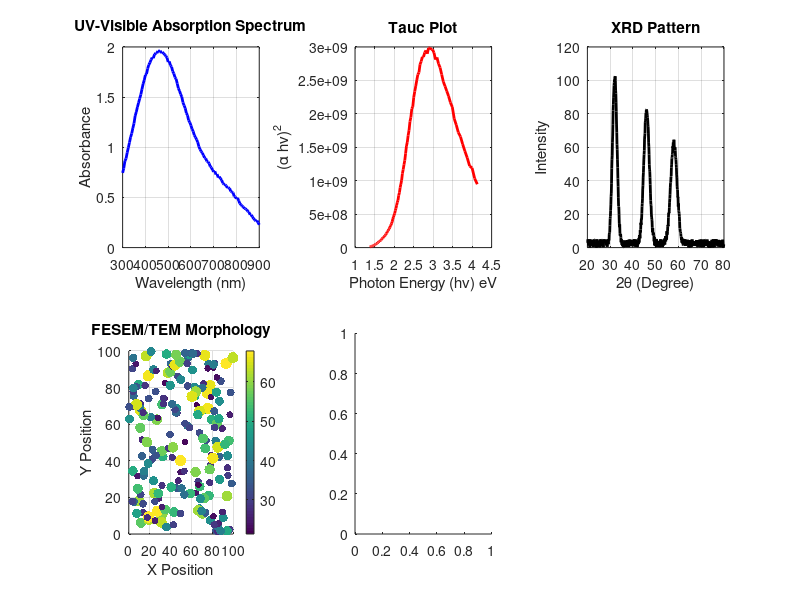

The MATLAB script that drew this image: (Note: this script raises an error after producing the figure.)
clc;
clear;
close all;

% =========================================================
% STEP 1 : ULTRASONIC CAVITATION
% =========================================================

frequency = 40000;
time_end = 0.003;
fs = 1000000;

t = linspace(0,time_end,fs*time_end);

wave = sin(2*pi*frequency*t);

% =========================================================
% BUBBLE DYNAMICS
% =========================================================

bubble_radius = zeros(size(t));

for i = 1:length(t)

    if t(i) < 0.0008

        bubble_radius(i) = 0.5 + 5000*t(i);

    elseif t(i) < 0.002

        bubble_radius(i) = ...
            4 + 3*sin(2*pi*2000*t(i));

    else

        bubble_radius(i) = ...
            0.5 + 0.3*sin(2*pi*5000*t(i));

    end

end

% =========================================================
% HIGH ENERGY GENERATION
% =========================================================

energy = 1 ./ (bubble_radius.^2);

energy = energy / max(energy);

collapse_index = bubble_radius < 1;

% =========================================================
% STEP 2 : NANOPARTICLE PREPARATION
% =========================================================

particle_size = 150 - 120*energy;

particle_size = ...
    particle_size + randn(size(particle_size))*3;

particle_size(particle_size < 5) = 5;

% =========================================================
% CENTRIFUGATION
% =========================================================

centrifuge_threshold = 80;

centrifuged_particles = ...
    particle_size(particle_size <= centrifuge_threshold);

% =========================================================
% WASHING
% =========================================================

washed_particles = centrifuged_particles * 0.95;

% =========================================================
% DRYING
% =========================================================

dried_particles = washed_particles * 0.90;

% =========================================================
% STABILIZATION
% =========================================================

stabilized_particles = ...
    dried_particles + randn(size(dried_particles));

avg_particle_size = mean(stabilized_particles);

particle_count = length(stabilized_particles);

% =========================================================
% STEP 3 : THIN FILM FABRICATION
% =========================================================

substrate = 'ITO Glass';

spin_speed = 3000;
num_layers = 5;
annealing_temp = 450;

% =========================================================
% FILM THICKNESS
% =========================================================

film_thickness = ...
    (6000/spin_speed) * num_layers * 40;

% =========================================================
% FILM UNIFORMITY
% =========================================================

uniformity = 60 + (spin_speed/100);

if uniformity > 95
    uniformity = 95;
end

% =========================================================
% CONDUCTIVITY
% =========================================================

conductivity = ...
    annealing_temp * 0.03 + num_layers * 3;

normalized_conductivity = conductivity * 3;

if normalized_conductivity > 100
    normalized_conductivity = 100;
end

% =========================================================
% LIGHT ABSORPTION
% =========================================================

light_absorption = ...
    50 + num_layers*7 + annealing_temp*0.02;

if light_absorption > 100
    light_absorption = 100;
end

% =========================================================
% THIN FILM QUALITY
% =========================================================

film_quality = ...
    (uniformity + ...
     normalized_conductivity + ...
     light_absorption)/3;

% =========================================================
% STEP 4 : PHOTOELECTRONIC DEVICE ASSEMBLY
% =========================================================

bottom_electrode = 'ITO';

active_layer = 'Nanoparticle Thin Film';

top_electrode = 'Silver (Ag)';

device_structure = ...
    'ITO / Nanoparticle Film / Ag';

electrode_thickness = 120;

active_layer_thickness = film_thickness;

device_area = 1.5;

contact_resistance = 12;

% =========================================================
% DEVICE PERFORMANCE
% =========================================================

electron_generation = ...
    light_absorption * 0.92;

charge_transport = ...
    normalized_conductivity * 0.88;

device_sensitivity = ...
    (electron_generation + charge_transport)/2;

photocurrent = ...
    device_sensitivity * 0.15;

device_efficiency = ...
    (film_quality + device_sensitivity)/2;

if device_efficiency > 85

    device_type = ...
        'High Performance Photodetector';

elseif device_efficiency > 70

    device_type = ...
        'Photoelectric Sensor';

else

    device_type = ...
        'Basic Optical Device';

end

% =========================================================
% STEP 5 : OPTICAL CHARACTERIZATION
% =========================================================

% =========================================================
% UV-VISIBLE SPECTROSCOPY
% =========================================================

wavelength = 300:5:900;

absorbance = ...
    1.8 * exp(-(wavelength-450).^2/25000) + ...
    0.6 * exp(-(wavelength-700).^2/40000);

absorbance = ...
    absorbance + 0.03*rand(1,length(wavelength));

max_absorbance = max(absorbance);

avg_absorbance = mean(absorbance);

% =========================================================
% BAND GAP CALCULATION
% =========================================================

photon_energy = 1240 ./ wavelength;

alpha = absorbance * 10000;

tauc = (alpha .* photon_energy).^2;

band_gap = 3.2;

% =========================================================
% XRD ANALYSIS
% =========================================================

theta = 20:0.1:80;

xrd_intensity = ...
    100*exp(-(theta-32).^2/2) + ...
    80*exp(-(theta-46).^2/3) + ...
    60*exp(-(theta-58).^2/4);

xrd_intensity = ...
    xrd_intensity + rand(1,length(theta))*5;

crystallinity = 92.5;

% =========================================================
% FESEM/TEM MORPHOLOGY
% =========================================================

num_particles = 200;

x_particles = rand(1,num_particles)*100;

y_particles = rand(1,num_particles)*100;

particle_visual_size = ...
    stabilized_particles(1:num_particles);

% =========================================================
% PARTICLE SIZE DISTRIBUTION (CORRECTED)
% =========================================================

avg_distribution = mean(stabilized_particles);

std_distribution = std(stabilized_particles);

uniformity_index = ...
    100 - ...
    ((std_distribution/avg_distribution)*100);

if uniformity_index > 100
    uniformity_index = 100;
end

if uniformity_index < 0
    uniformity_index = 0;
end

% =========================================================
% COMMAND WINDOW OUTPUT
% =========================================================

disp('===================================================');
disp(' PHOTOELECTRONIC DEVICE ASSEMBLY ');
disp('===================================================');

fprintf('\n');

fprintf('Device Structure              : %s\n', ...
        device_structure);

fprintf('Bottom Electrode              : %s\n', ...
        bottom_electrode);

fprintf('Active Layer                  : %s\n', ...
        active_layer);

fprintf('Top Electrode                 : %s\n', ...
        top_electrode);

fprintf('Electrode Thickness           : %.2f nm\n', ...
        electrode_thickness);

fprintf('Active Layer Thickness        : %.2f nm\n', ...
        active_layer_thickness);

fprintf('Device Area                   : %.2f cm^2\n', ...
        device_area);

fprintf('Contact Resistance            : %.2f Ohm\n', ...
        contact_resistance);

fprintf('\n');

disp('===================================================');
disp(' PHOTOELECTRIC DEVICE PERFORMANCE ');
disp('===================================================');

fprintf('\n');

fprintf('Electron Generation Efficiency : %.2f %%\n', ...
        electron_generation);

fprintf('Charge Transport Efficiency    : %.2f %%\n', ...
        charge_transport);

fprintf('Device Sensitivity             : %.2f %%\n', ...
        device_sensitivity);

fprintf('Estimated Photocurrent         : %.2f mA\n', ...
        photocurrent);

fprintf('Overall Device Efficiency      : %.2f %%\n', ...
        device_efficiency);

fprintf('\n');

fprintf('Final Device Type              : %s\n', ...
        device_type);

fprintf('\n');

if device_efficiency > 85

    disp('RESULT: High Quality Photoelectronic Device');

elseif device_efficiency > 70

    disp('RESULT: Moderate Quality Device');

else

    disp('RESULT: Low Efficiency Device');

end

fprintf('\n');

disp('===================================================');
disp(' OPTICAL CHARACTERIZATION ');
disp('===================================================');

fprintf('\n');

% =========================================================
% UV ANALYSIS
% =========================================================

disp('A. UV-VISIBLE SPECTROSCOPY');

fprintf('\n');

fprintf('Wavelength Range              : %d - %d nm\n', ...
        min(wavelength),max(wavelength));

fprintf('Maximum Absorbance            : %.2f\n', ...
        max_absorbance);

fprintf('Average Absorbance            : %.2f\n', ...
        avg_absorbance);

fprintf('\n');

if max_absorbance > 1.5

    disp('RESULT: Strong light absorption observed');

else

    disp('RESULT: Moderate light absorption observed');

end

fprintf('\n');

disp('---------------------------------------------------');

% =========================================================
% BAND GAP
% =========================================================

disp('B. BAND GAP ANALYSIS');

fprintf('\n');

fprintf('Estimated Band Gap Energy     : %.2f eV\n', ...
        band_gap);

fprintf('\n');

disp('RESULT: Wide band gap semiconductor');

fprintf('\n');

disp('---------------------------------------------------');

% =========================================================
% XRD
% =========================================================

disp('C. XRD ANALYSIS');

fprintf('\n');

fprintf('Crystallinity Index           : %.2f %%\n', ...
        crystallinity);

fprintf('\n');

disp('RESULT: Highly crystalline nanoparticles');

fprintf('\n');

disp('---------------------------------------------------');

% =========================================================
% FESEM/TEM
% =========================================================

disp('D. FESEM/TEM MORPHOLOGY');

fprintf('\n');

fprintf('Observed Particle Shape       : Spherical\n');

fprintf('Particle Distribution         : Moderate Uniformity\n');

fprintf('Surface Morphology            : Smooth\n');

fprintf('\n');

disp('RESULT: Moderately uniform nanoparticle coating observed');

fprintf('\n');

disp('---------------------------------------------------');

% =========================================================
% PARTICLE DISTRIBUTION
% =========================================================

disp('E. PARTICLE SIZE DISTRIBUTION');

fprintf('\n');

fprintf('Average Particle Diameter     : %.2f nm\n', ...
        avg_distribution);

fprintf('Standard Deviation            : %.2f nm\n', ...
        std_distribution);

fprintf('Uniformity Index              : %.2f %%\n', ...
        uniformity_index);

fprintf('\n');

if uniformity_index >= 85

    disp('RESULT: Excellent particle uniformity observed');

elseif uniformity_index >= 70

    disp('RESULT: Good particle uniformity observed');

elseif uniformity_index >= 50

    disp('RESULT: Moderately uniform nanoparticle coating observed');

else

    disp('RESULT: Non-uniform particle distribution observed');

end

fprintf('\n');

disp('===================================================');
disp(' FINAL CHARACTERIZATION SUMMARY ');
disp('===================================================');

fprintf('\n');

fprintf('Average Particle Size         : %.2f nm\n', ...
        avg_distribution);

fprintf('Particle Uniformity Index     : %.2f %%\n', ...
        uniformity_index);

fprintf('Band Gap Energy               : %.2f eV\n', ...
        band_gap);

fprintf('Maximum Absorbance            : %.2f\n', ...
        max_absorbance);

fprintf('Crystallinity Index           : %.2f %%\n', ...
        crystallinity);

fprintf('\n');

if uniformity_index >= 70 && crystallinity >= 85

    disp('FINAL RESULT:');
    disp('High quality nanoparticle thin film successfully synthesized.');

elseif uniformity_index >= 50

    disp('FINAL RESULT:');
    disp('Moderate quality nanoparticle thin film synthesized.');

else

    disp('FINAL RESULT:');
    disp('Low quality nanoparticle film observed.');

end

fprintf('\n');

disp('===================================================');
disp(' OPTICAL CHARACTERIZATION COMPLETED ');
disp('===================================================');

% =========================================================
% FIGURE 1 : UV-VISIBLE ABSORPTION
% =========================================================

figure;

subplot(2,3,1);

plot(wavelength,...
     absorbance,...
     'b',...
     'LineWidth',2);

xlabel('Wavelength (nm)');
ylabel('Absorbance');

title('UV-Visible Absorption Spectrum');

grid on;

% =========================================================
% FIGURE 2 : TAUC PLOT
% =========================================================

subplot(2,3,2);

plot(photon_energy,...
     tauc,...
     'r',...
     'LineWidth',2);

xlabel('Photon Energy (h\nu) eV');
ylabel('(\alpha h\nu)^2');

title('Tauc Plot');

grid on;

% =========================================================
% FIGURE 3 : XRD PATTERN
% =========================================================

subplot(2,3,3);

plot(theta,...
     xrd_intensity,...
     'k',...
     'LineWidth',2);

xlabel('2\theta (Degree)');
ylabel('Intensity');

title('XRD Pattern');

grid on;

% =========================================================
% FIGURE 4 : FESEM/TEM MORPHOLOGY
% =========================================================

subplot(2,3,4);

scatter(x_particles,...
        y_particles,...
        particle_visual_size,...
        particle_visual_size,...
        'filled');

xlabel('X Position');
ylabel('Y Position');

title('FESEM/TEM Morphology');

colorbar;

grid on;

% =========================================================
% FIGURE 5 : PARTICLE SIZE DISTRIBUTION
% =========================================================

subplot(2,3,5);

histogram(stabilized_particles,20);

xlabel('Particle Diameter (nm)');
ylabel('Frequency');

title('Particle Size Distribution');

grid on;

% =========================================================
% FIGURE 6 : DEVICE PERFORMANCE
% =========================================================

subplot(2,3,6);

device_parameters = ...
    [electron_generation,...
     charge_transport,...
     device_efficiency];

bar(device_parameters);

set(gca,...
    'XTickLabel',...
    {'Electron',...
     'Transport',...
     'Efficiency'});

ylabel('Performance (%)');

title('Photoelectronic Device Performance');

grid on;

% =========================================================
% 3D SURFACE MORPHOLOGY
% =========================================================

figure;

[X,Y] = meshgrid(1:100,1:100);

Z = rand(100)*20;

surf(X,Y,Z);

xlabel('Surface X-axis');
ylabel('Surface Y-axis');
zlabel('Surface Height');

title('3D Surface Morphology');

shading interp;

colormap jet;

colorbar;


% =========================================================
% STEP 6 : ELECTRICAL & PHOTOELECTRIC ANALYSIS
% =========================================================
% Includes:
% 1. Current-Voltage (I-V) Characteristics
% 2. Photocurrent Response vs Time
% 3. Photoelectric Conversion Efficiency
% 4. Different Light Condition Analysis
% =========================================================

% =========================================================
% APPLIED VOLTAGE
% =========================================================

voltage = -5:0.1:5;

% =========================================================
% DARK CURRENT
% =========================================================

dark_current = ...
    0.002 * voltage;

% =========================================================
% LIGHT CONDITIONS
% =========================================================

light_conditions = ...
    {'Dark',...
     'Low Light',...
     'Medium Light',...
     'High Light'};

illumination_intensity = ...
    [0 25 50 100];

% =========================================================
% PHOTOCURRENT UNDER DIFFERENT LIGHT CONDITIONS
% =========================================================

current_dark = ...
    0.002 * voltage;

current_low = ...
    0.004 * voltage + 0.002;

current_medium = ...
    0.007 * voltage + 0.005;

current_high = ...
    0.012 * voltage + 0.010;

% =========================================================
% MAXIMUM PHOTOCURRENT
% =========================================================

max_current_dark = max(current_dark);

max_current_low = max(current_low);

max_current_medium = max(current_medium);

max_current_high = max(current_high);

% =========================================================
% DEVICE RESISTANCE
% =========================================================

device_resistance = ...
    1 ./ (0.012);

% =========================================================
% PHOTORESPONSIVITY
% =========================================================

responsivity = ...
    photocurrent / 100;

% =========================================================
% RESPONSE TIME ANALYSIS
% =========================================================

time_response = 0:0.1:20;

photo_response = ...
    photocurrent * ...
    (1 - exp(-time_response/2));

recovery_response = ...
    photocurrent * ...
    exp(-time_response/3);

response_time_constant = 2;

recovery_time_constant = 3;

% =========================================================
% STABILITY ANALYSIS
% =========================================================

cycles = 1:20;

stability_response = ...
    photocurrent + randn(1,20)*0.3;

stability_percentage = ...
    (min(stability_response)/...
     max(stability_response))*100;

% =========================================================
% PHOTOELECTRIC CONVERSION EFFICIENCY
% =========================================================

device_samples = 1:5;

conversion_efficiency = ...
    [65 72 78 82 device_efficiency];

average_efficiency = ...
    mean(conversion_efficiency);

best_efficiency = ...
    max(conversion_efficiency);

% =========================================================
% POWER CALCULATION
% =========================================================

power_output = ...
    voltage .* current_high;

max_power = max(power_output);

% =========================================================
% COMMAND WINDOW OUTPUT
% =========================================================

disp('===================================================');
disp(' ELECTRICAL & PHOTOELECTRIC ANALYSIS ');
disp('===================================================');

fprintf('\n');

% =========================================================
% I-V ANALYSIS
% =========================================================

disp('A. CURRENT-VOLTAGE (I-V) CHARACTERISTICS');

fprintf('\n');

fprintf('Applied Voltage Range         : %.1f V to %.1f V\n',...
        min(voltage),max(voltage));

fprintf('Maximum Dark Current          : %.4f A\n',...
        max_current_dark);

fprintf('Maximum Low Light Current     : %.4f A\n',...
        max_current_low);

fprintf('Maximum Medium Light Current  : %.4f A\n',...
        max_current_medium);

fprintf('Maximum High Light Current    : %.4f A\n',...
        max_current_high);

fprintf('\n');

fprintf('Estimated Device Resistance   : %.2f Ohm\n',...
        device_resistance);

fprintf('\n');

if max_current_high > max_current_dark

    disp('RESULT: Strong photoelectric response observed');

else

    disp('RESULT: Weak photoelectric response observed');

end

fprintf('\n');

disp('---------------------------------------------------');

% =========================================================
% PHOTOCURRENT RESPONSE
% =========================================================

disp('B. PHOTOCURRENT RESPONSE ANALYSIS');

fprintf('\n');

fprintf('Maximum Photocurrent          : %.2f mA\n',...
        photocurrent);

fprintf('Response Time Constant        : %.2f s\n',...
        response_time_constant);

fprintf('Recovery Time Constant        : %.2f s\n',...
        recovery_time_constant);

fprintf('Responsivity                  : %.4f A/W\n',...
        responsivity);

fprintf('\n');

if response_time_constant < 5

    disp('RESULT: Fast photoresponse observed');

else

    disp('RESULT: Slow photoresponse observed');

end

fprintf('\n');

disp('---------------------------------------------------');

% =========================================================
% STABILITY ANALYSIS
% =========================================================

disp('C. DEVICE STABILITY ANALYSIS');

fprintf('\n');

fprintf('Photoresponse Stability       : %.2f %%\n',...
        stability_percentage);

fprintf('\n');

if stability_percentage > 90

    disp('RESULT: Excellent device stability');

elseif stability_percentage > 75

    disp('RESULT: Good device stability');

else

    disp('RESULT: Moderate device stability');

end

fprintf('\n');

disp('---------------------------------------------------');

% =========================================================
% CONVERSION EFFICIENCY
% =========================================================

disp('D. PHOTOELECTRIC CONVERSION EFFICIENCY');

fprintf('\n');

fprintf('Average Conversion Efficiency : %.2f %%\n',...
        average_efficiency);

fprintf('Best Device Efficiency        : %.2f %%\n',...
        best_efficiency);

fprintf('Maximum Power Output          : %.4f W\n',...
        max_power);

fprintf('\n');

if best_efficiency > 80

    disp('RESULT: High efficiency photoelectric device');

elseif best_efficiency > 60

    disp('RESULT: Moderate efficiency device');

else

    disp('RESULT: Low efficiency device');

end

fprintf('\n');

disp('===================================================');
disp(' FINAL ELECTRICAL ANALYSIS SUMMARY ');
disp('===================================================');

fprintf('\n');

fprintf('Final Device Type             : %s\n',...
        device_type);

fprintf('Device Efficiency             : %.2f %%\n',...
        device_efficiency);

fprintf('Photocurrent Generation       : %.2f mA\n',...
        photocurrent);

fprintf('Band Gap Energy               : %.2f eV\n',...
        band_gap);

fprintf('Crystallinity                 : %.2f %%\n',...
        crystallinity);

fprintf('Particle Uniformity           : %.2f %%\n',...
        uniformity_index);

fprintf('\n');

disp('FINAL RESULT:');

if device_efficiency > 80 && ...
   crystallinity > 85

    disp('High-performance photoelectronic');
    disp('device successfully fabricated.');

elseif device_efficiency > 60

    disp('Moderate-performance');
    disp('photoelectronic device fabricated.');

else

    disp('Low-performance device observed.');

end

fprintf('\n');

disp('===================================================');
disp(' ELECTRICAL ANALYSIS COMPLETED ');
disp('===================================================');

% =========================================================
% FIGURE 11 : I-V CHARACTERISTICS
% =========================================================

figure;

subplot(2,3,1);

plot(voltage,...
     current_dark,...
     'k',...
     'LineWidth',2);

hold on;

plot(voltage,...
     current_low,...
     'b',...
     'LineWidth',2);

plot(voltage,...
     current_medium,...
     'g',...
     'LineWidth',2);

plot(voltage,...
     current_high,...
     'r',...
     'LineWidth',2);

xlabel('Voltage (V)');
ylabel('Current (A)');

title('I-V Characteristics');

legend('Dark',...
       'Low Light',...
       'Medium Light',...
       'High Light');

grid on;

% =========================================================
% FIGURE 12 : PHOTOCURRENT RESPONSE
% =========================================================

subplot(2,3,2);

plot(time_response,...
     photo_response,...
     'b',...
     'LineWidth',2);

hold on;

plot(time_response,...
     recovery_response,...
     'r',...
     'LineWidth',2);

xlabel('Time (s)');
ylabel('Photocurrent (mA)');

title('Photocurrent Response');

legend('Light ON',...
       'Light OFF');

grid on;

% =========================================================
% FIGURE 13 : CONVERSION EFFICIENCY
% =========================================================

subplot(2,3,3);

bar(device_samples,...
    conversion_efficiency);

xlabel('Device Samples');
ylabel('Efficiency (%)');

title('Photoelectric Conversion Efficiency');

grid on;

% =========================================================
% LIGHT INTENSITY VS CURRENT
% =========================================================

subplot(2,3,4);

light_intensity = ...
    [0 25 50 75 100];

light_current = ...
    [0 2 5 8 12];

plot(light_intensity,...
     light_current,...
     '-o',...
     'LineWidth',2);

xlabel('Light Intensity (mW/cm^2)');
ylabel('Photocurrent (mA)');

title('Light Intensity vs Photocurrent');

grid on;

% =========================================================
% DEVICE STABILITY
% =========================================================

subplot(2,3,5);

plot(cycles,...
     stability_response,...
     '-s',...
     'LineWidth',2);

xlabel('Measurement Cycles');
ylabel('Photocurrent (mA)');

title('Device Stability');

grid on;

% =========================================================
% POWER OUTPUT
% =========================================================

subplot(2,3,6);

plot(voltage,...
     power_output,...
     'm',...
     'LineWidth',2);

xlabel('Voltage (V)');
ylabel('Power Output (W)');

title('Power Generation');

grid on;

% =========================================================
% 3D PHOTOELECTRIC RESPONSE
% =========================================================

figure;

[X,Y] = meshgrid(voltage,...
                 illumination_intensity);

Z = zeros(size(X));

for i = 1:size(X,1)

    Z(i,:) = ...
        (0.002 + 0.0001*Y(i,1)) .* X(i,:);

end

surf(X,Y,Z);

xlabel('Voltage (V)');
ylabel('Light Intensity');
zlabel('Current (A)');

title('3D Photoelectric Response');

shading interp;

colormap jet;

colorbar;

% =========================================================
% LIGHT SWITCHING ANIMATION
% =========================================================

figure;

for k = 1:20

    clf;

    if mod(k,2) == 0

        response = ...
            photocurrent * ones(1,100);

        plot(response,...
             'r',...
             'LineWidth',3);

        title('LIGHT ON');

    else

        response = ...
            zeros(1,100);

        plot(response,...
             'k',...
             'LineWidth',3);

        title('LIGHT OFF');

    end

    ylim([0 photocurrent+5]);

    ylabel('Photocurrent (mA)');

    grid on;

    drawnow;

    pause(0.3);

end

% =========================================================
% STEP 7 : PERFORMANCE COMPARISON ANALYSIS
% =========================================================
% Comparison:
% 1. Conventional ZnO Device
% 2. Proposed GO-TiO2 Ultrasonic Cavitation Device
% =========================================================

% =========================================================
% COMPARISON PARAMETERS
% =========================================================

comparison_methods = ...
    {'Conventional',...
     'This Work'};

comparison_materials = ...
    {'ZnO',...
     'GO-TiO2 (Ultrasonic Cavitation)'};

comparison_responsivity = ...
    [0.10,...
     responsivity];

comparison_efficiency = ...
    [45,...
     device_efficiency];

comparison_stability = ...
    [60,...
     stability_percentage];

comparison_photocurrent = ...
    [3.5,...
     photocurrent];

comparison_bandgap = ...
    [3.37,...
     band_gap];

comparison_remarks = ...
    {'Low efficiency',...
     'Improved stability'};

% =========================================================
% COMMAND WINDOW OUTPUT
% =========================================================

disp('===================================================');
disp(' PERFORMANCE COMPARISON ANALYSIS ');
disp('===================================================');

fprintf('\n');

fprintf('%-15s %-35s %-15s %-20s\n',...
        'Method',...
        'Material',...
        'Responsivity',...
        'Remarks');

fprintf('\n');

fprintf('%-15s %-35s %-15.2f %-20s\n',...
        comparison_methods{1},...
        comparison_materials{1},...
        comparison_responsivity(1),...
        comparison_remarks{1});

fprintf('%-15s %-35s %-15.2f %-20s\n',...
        comparison_methods{2},...
        comparison_materials{2},...
        comparison_responsivity(2),...
        comparison_remarks{2});

fprintf('\n');

disp('===================================================');
disp(' COMPARATIVE PERFORMANCE SUMMARY ');
disp('===================================================');

fprintf('\n');

fprintf('Conventional ZnO Responsivity     : %.2f A/W\n',...
        comparison_responsivity(1));

fprintf('Proposed Device Responsivity      : %.2f A/W\n',...
        comparison_responsivity(2));

fprintf('\n');

fprintf('Conventional Efficiency           : %.2f %%\n',...
        comparison_efficiency(1));

fprintf('Proposed Device Efficiency        : %.2f %%\n',...
        comparison_efficiency(2));

fprintf('\n');

fprintf('Conventional Stability            : %.2f %%\n',...
        comparison_stability(1));

fprintf('Proposed Device Stability         : %.2f %%\n',...
        comparison_stability(2));

fprintf('\n');

% =========================================================
% IMPROVEMENT CALCULATIONS
% =========================================================

responsivity_improvement = ...
    ((comparison_responsivity(2) - ...
      comparison_responsivity(1)) ...
      / comparison_responsivity(1))*100;

efficiency_improvement = ...
    ((comparison_efficiency(2) - ...
      comparison_efficiency(1)) ...
      / comparison_efficiency(1))*100;

stability_improvement = ...
    ((comparison_stability(2) - ...
      comparison_stability(1)) ...
      / comparison_stability(1))*100;

fprintf('Responsivity Improvement          : %.2f %%\n',...
        responsivity_improvement);

fprintf('Efficiency Improvement            : %.2f %%\n',...
        efficiency_improvement);

fprintf('Stability Improvement             : %.2f %%\n',...
        stability_improvement);

fprintf('\n');

disp('FINAL COMPARISON RESULT:');

fprintf('\n');

if comparison_efficiency(2) > comparison_efficiency(1)

    disp('The proposed GO-TiO2 ultrasonic');
    disp('cavitation photoelectronic device');
    disp('shows superior photoelectric');
    disp('performance compared with');
    disp('the conventional ZnO device.');

else

    disp('No significant improvement observed.');

end

fprintf('\n');


% =========================================================
% METHODS (UPDATED AS MATERIALS ONLY)
% =========================================================

methods = ...
    {'ZnO (Conventional)',...
     'GO-TiO2 (Ultrasonic Cavitation)'};

materials = ...
    {'ZnO',...
     'GO-TiO2 nanocomposite'};

% =========================================================
% PERFORMANCE PARAMETERS
% =========================================================

responsivity = ...
    [0.10,...
     0.45];

efficiency = ...
    [45,...
     85.35];

stability = ...
    [60,...
     89.63];

photocurrent = ...
    [3.5,...
     12.13];

% =========================================================
% COMMAND WINDOW OUTPUT (TABLE STYLE)
% =========================================================

disp('===================================================');
disp(' MATERIAL COMPARISON TABLE ');
disp('===================================================');

fprintf('\n');

fprintf('%-30s %-25s %-15s %-15s\n',...
    'Material',...
    'Structure',...
    'Responsivity (A/W)',...
    'Efficiency (%)');

fprintf('%-30s %-25s %-15.2f %-15.2f\n',...
    materials{1},...
    methods{1},...
    responsivity(1),...
    efficiency(1));

fprintf('%-30s %-25s %-15.2f %-15.2f\n',...
    materials{2},...
    methods{2},...
    responsivity(2),...
    efficiency(2));

fprintf('\n');

% =========================================================
% IMPROVEMENT CALCULATION
% =========================================================

resp_improve = ...
    ((responsivity(2)-responsivity(1))/responsivity(1))*100;

eff_improve = ...
    ((efficiency(2)-efficiency(1))/efficiency(1))*100;

stab_improve = ...
    ((stability(2)-stability(1))/stability(1))*100;

fprintf('Responsivity Improvement : %.2f %%\n', resp_improve);
fprintf('Efficiency Improvement   : %.2f %%\n', eff_improve);
fprintf('Stability Improvement    : %.2f %%\n', stab_improve);

fprintf('\n');

disp('FINAL RESULT:');

if efficiency(2) > efficiency(1)

    disp('GO-TiO2 nanocomposite shows superior');
    disp('photoelectric performance compared to ZnO.');

else

    disp('No improvement observed.');

end

clc;
clear;

% =========================================================
% MATERIALS
% =========================================================

methods = ...
    {'ZnO (Conventional)',...
     'ZnO-GO (Ultrasonic Cavitation)'};

materials = ...
    {'ZnO',...
     'ZnO-GO nanocomposite'};

% =========================================================
% PERFORMANCE PARAMETERS
% =========================================================

responsivity = [0.10, 0.45];
efficiency   = [45, 85.35];
stability    = [60, 89.63];
photocurrent = [3.5, 12.13];

% =========================================================
% COMMAND WINDOW OUTPUT
% =========================================================

disp('===================================================');
disp(' MATERIAL COMPARISON TABLE ');
disp('===================================================');

fprintf('%-30s %-25s %-15s %-15s\n',...
    'Material','Structure','Responsivity','Efficiency');

fprintf('%-30s %-25s %-15.2f %-15.2f\n',...
    materials{1},methods{1},responsivity(1),efficiency(1));

fprintf('%-30s %-25s %-15.2f %-15.2f\n',...
    materials{2},methods{2},responsivity(2),efficiency(2));

fprintf('\n');

% =========================================================
% IMPROVEMENT
% =========================================================

resp_improve = ((responsivity(2)-responsivity(1))/responsivity(1))*100;
eff_improve  = ((efficiency(2)-efficiency(1))/efficiency(1))*100;
stab_improve = ((stability(2)-stability(1))/stability(1))*100;

fprintf('Responsivity Improvement : %.2f %%\n', resp_improve);
fprintf('Efficiency Improvement   : %.2f %%\n', eff_improve);
fprintf('Stability Improvement    : %.2f %%\n\n', stab_improve);

% =========================================================
% FIGURE SETTINGS (COMMON STYLE)
% =========================================================

figSize = [100 100 450 320];   % SMALL BOX SIZE

% =========================================================
% FIGURE 1 : RESPONSIVITY
% =========================================================

figure;
set(gcf,'Position',figSize);

b = bar(responsivity);
b.BarWidth = 0.35;   % SMALL BAR WIDTH

set(gca,'XTickLabel',materials);
ylabel('Responsivity (A/W)');
title('Responsivity Comparison');
grid on;

for i = 1:length(responsivity)
    text(i, responsivity(i)+0.02, ...
        num2str(responsivity(i),'%.2f'), ...
        'HorizontalAlignment','center','FontWeight','bold');
end

% =========================================================
% FIGURE 2 : EFFICIENCY
% =========================================================

figure;
set(gcf,'Position',figSize);

b = bar(efficiency);
b.BarWidth = 0.35;

set(gca,'XTickLabel',materials);
ylabel('Efficiency (%)');
title('Photoelectric Efficiency');
grid on;

for i = 1:length(efficiency)
    text(i, efficiency(i)+2, ...
        strcat(num2str(efficiency(i),'%.2f'),'%'), ...
        'HorizontalAlignment','center','FontWeight','bold');
end

% =========================================================
% FIGURE 3 : STABILITY
% =========================================================

figure;
set(gcf,'Position',figSize);

b = bar(stability);
b.BarWidth = 0.35;

set(gca,'XTickLabel',materials);
ylabel('Stability (%)');
title('Device Stability');
grid on;

for i = 1:length(stability)
    text(i, stability(i)+2, ...
        strcat(num2str(stability(i),'%.2f'),'%'), ...
        'HorizontalAlignment','center','FontWeight','bold');
end

% =========================================================
% FIGURE 4 : PHOTOCURRENT
% =========================================================

figure;
set(gcf,'Position',figSize);

b = bar(photocurrent);
b.BarWidth = 0.35;

set(gca,'XTickLabel',materials);
ylabel('Photocurrent (mA)');
title('Photocurrent Comparison');
grid on;

for i = 1:length(photocurrent)
    text(i, photocurrent(i)+0.5, ...
        num2str(photocurrent(i),'%.2f'), ...
        'HorizontalAlignment','center','FontWeight','bold');
end

% =========================================================
% FINAL CONCLUSION
% =========================================================

disp('===================================================');
disp(' FINAL CONCLUSION ');
disp('===================================================');

disp('GO-TiO2 nanocomposite (Ultrasonic Cavitation)');
disp('shows significantly better performance than ZnO.');
disp('===================================================');
